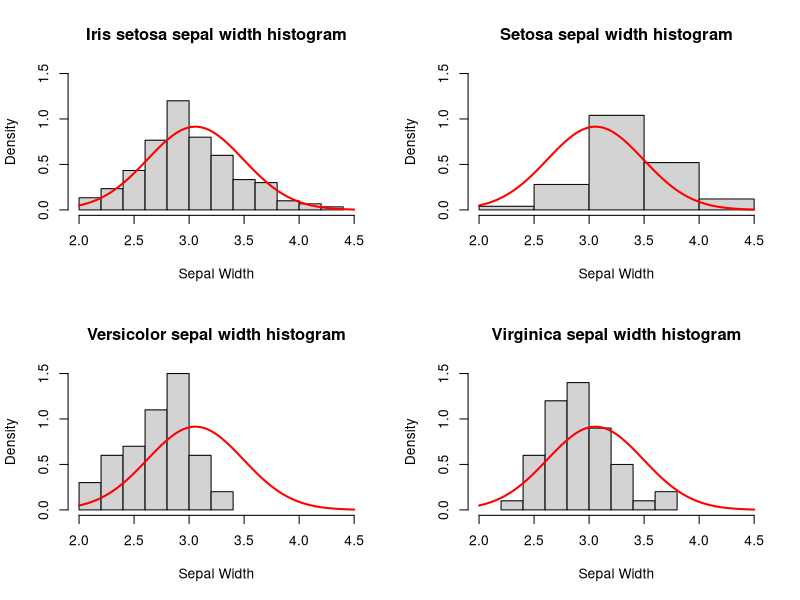

Generate this figure with R:
# 3
dat = iris
print(head(dat))
par(mfrow = c(2, 2))

hist(dat[["Sepal.Width"]],
      main = "Iris setosa sepal width histogram",
      xlab = "Sepal Width", 
      probability = TRUE, ylim = c(0, 1.5), xlim = c(2, 4.5))

curve(dnorm(x,
            mean = mean(dat[["Sepal.Width"]]),
            sd   = sd(dat[["Sepal.Width"]])),
      col = "red", lwd = 2, add = TRUE)

hist(dat[dat$Species == "setosa", "Sepal.Width"],
      main = "Setosa sepal width histogram",
      xlab = "Sepal Width",
      probability = TRUE, ylim = c(0, 1.5), xlim = c(2, 4.5))

curve(dnorm(x,
            mean = mean(dat[["Sepal.Width"]]),
            sd   = sd(dat[["Sepal.Width"]])),
      col = "red", lwd = 2, add = TRUE)

hist(dat[dat$Species == "versicolor", "Sepal.Width"],
      main = "Versicolor sepal width histogram",
      xlab = "Sepal Width",
      probability = TRUE, ylim = c(0, 1.5), xlim = c(2, 4.5))

curve(dnorm(x,
            mean = mean(dat[["Sepal.Width"]]),
            sd   = sd(dat[["Sepal.Width"]])),
      col = "red", lwd = 2, add = TRUE)

hist(dat[dat$Species == "virginica", "Sepal.Width"],
      main = "Virginica sepal width histogram",
      xlab = "Sepal Width",
      probability = TRUE, ylim = c(0, 1.5), xlim = c(2, 4.5))

curve(dnorm(x,
            mean = mean(dat[["Sepal.Width"]]),
            sd   = sd(dat[["Sepal.Width"]])),
      col = "red", lwd = 2, add = TRUE)


# The histograms all seem to rougly follow a normal curve
# I decided to apply the same normal curve to each
# histogram because one could assume
# that the sepal width of an iris would
# be similar across different species.
#The plots seem to confirm this

#Moreover, I made the plots probability density based
#instead of frequency based, In order to normalize all
#the histograms